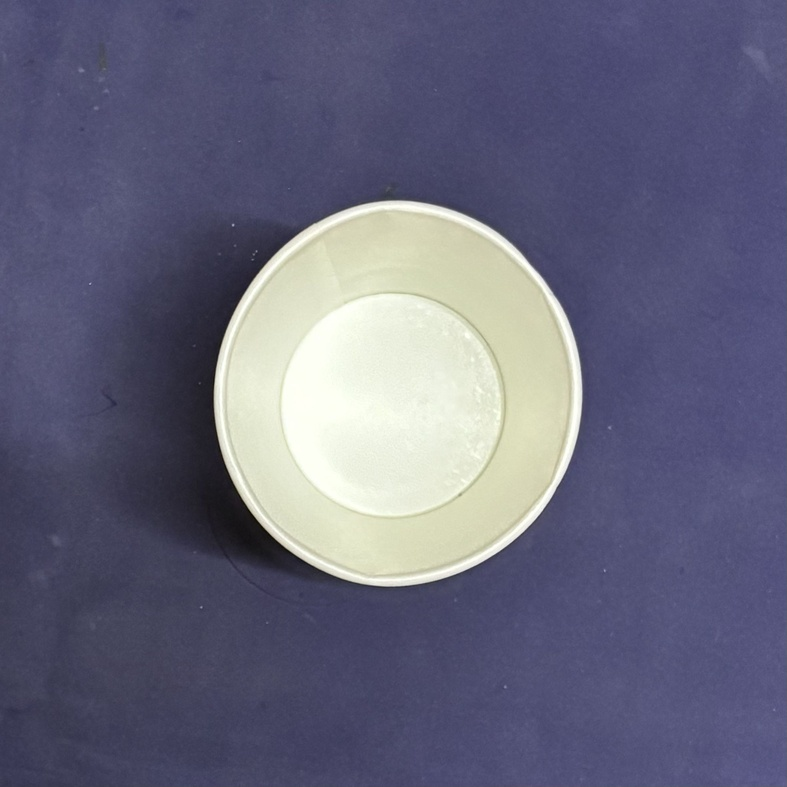
#> input picture dataset/defected/IMG_9183 Top Cup 1 (2).JPG, 787 x 787 px, shrunk from 2057 x 2057 before the run, found by its file name
$ python pipeline.py
#> lines starting #> are read from the running program, lines starting #| are printed output that depends on the picture; after the words box and inside, x2 and y2 are one past the last pixel; in counts of white or black regions, pixels touching at a corner belong together
import cv2
import numpy as np
import os
import matplotlib.pyplot as plt


def save_background_removed_dataset(input_dir, output_dir):
    os.makedirs(output_dir, exist_ok=True)

    for label_dir in ["defected", "non_defected"]:
        in_path = os.path.join(input_dir, label_dir)
        out_path = os.path.join(output_dir, label_dir)
        os.makedirs(out_path, exist_ok=True)

        for img_name in os.listdir(in_path):
            img_path = os.path.join(in_path, img_name)
            _, _, result = remove_background(img_path)

            # Save image (same filename)
            save_path = os.path.join(out_path, img_name)
            cv2.imwrite(save_path, result)

    print(f"Background-removed dataset saved at: {output_dir}")

def remove_background(img_path):
    img = cv2.imread(img_path)
#> img is the input picture: shape (787, 787, 3); mean B, G, R 124.3, 102.2, 102.1
    output = img.copy()
    gray = cv2.cvtColor(img, cv2.COLOR_BGR2GRAY)
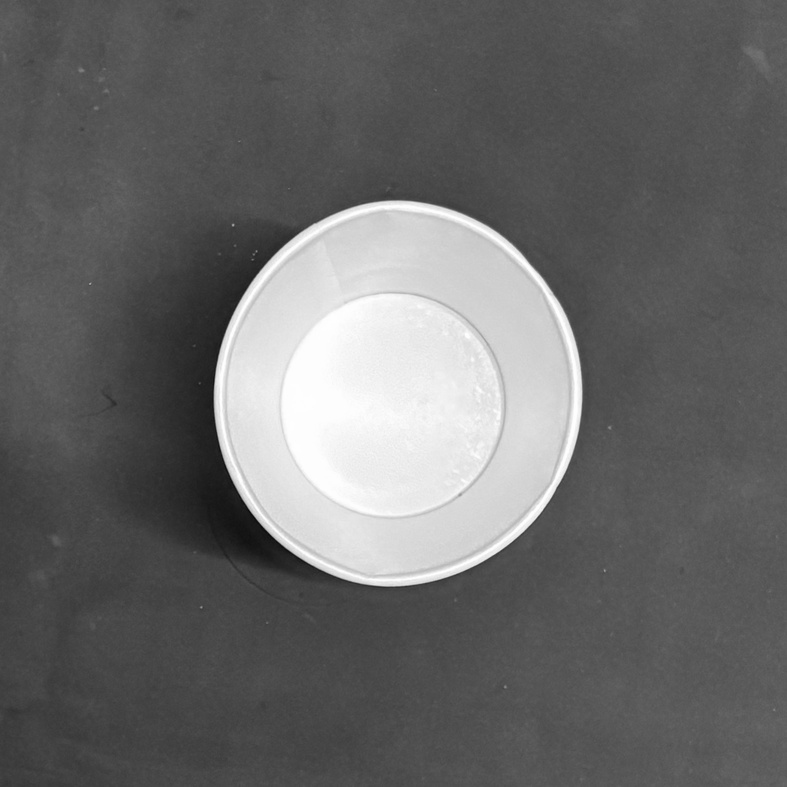
#> gray: shape (787, 787); min 8, max 255, mean 104.7

    # Threshold: keep bright areas (cup), remove dark background
    _, mask = cv2.threshold(gray, 0, 255, cv2.THRESH_BINARY + cv2.THRESH_OTSU)
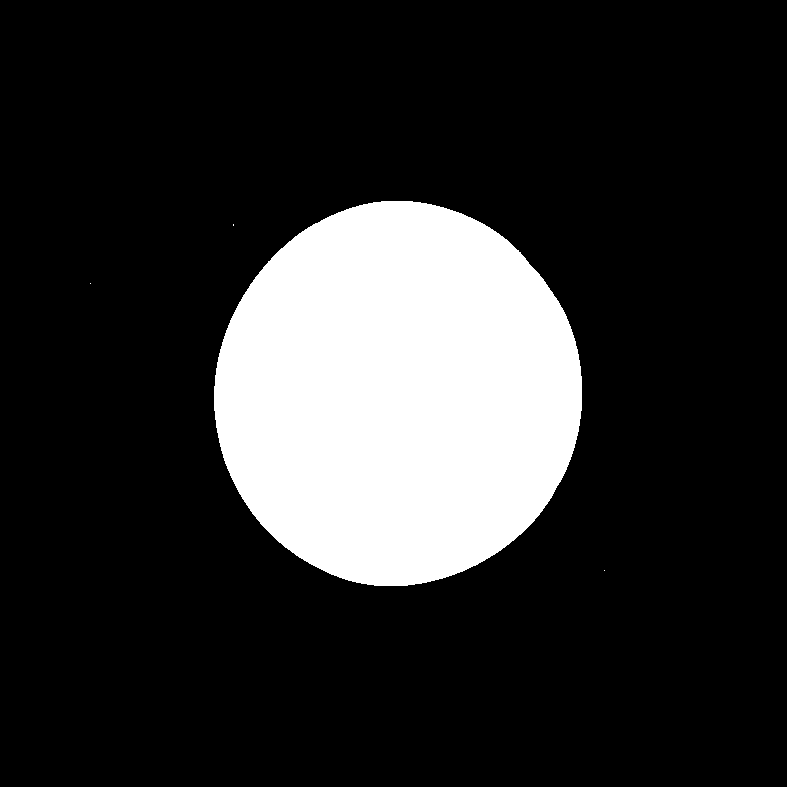
#> mask: shape (787, 787); 17.8% white; 4 white regions (3 under 20 px), largest, box (x1, y1, x2, y2) and area: (214, 201, 582, 586) 110503

    # Morphological cleanup (remove noise, smooth edges)
    kernel = np.ones((5,5), np.uint8)
    mask = cv2.morphologyEx(mask, cv2.MORPH_OPEN, kernel)
    mask = cv2.morphologyEx(mask, cv2.MORPH_CLOSE, kernel)

    # Apply mask to original image
    result = cv2.bitwise_and(output, output, mask=mask)
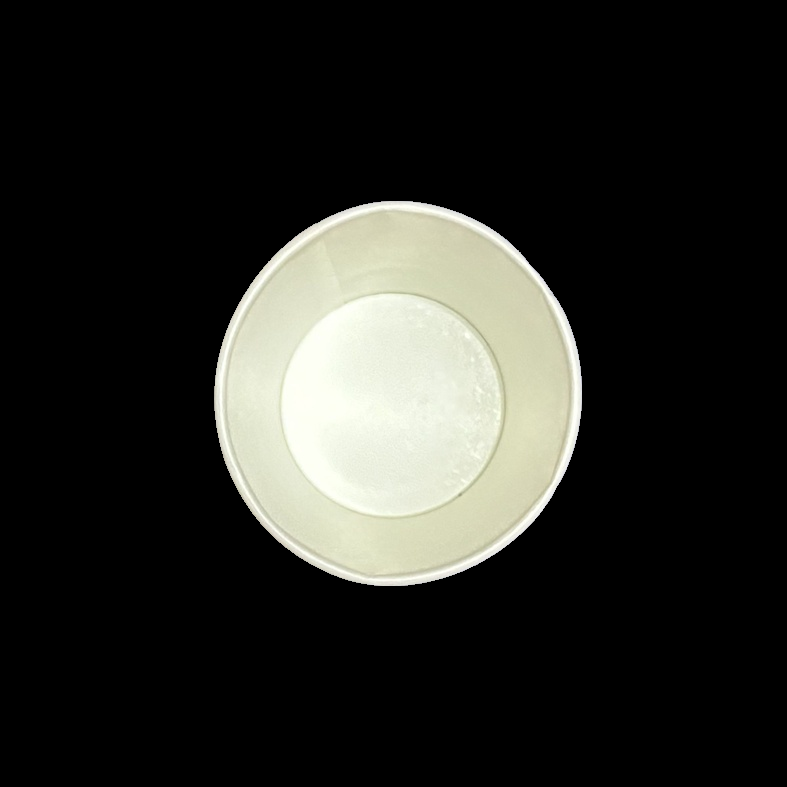
#> result: shape (787, 787, 3); mean B, G, R 36.8, 40.8, 40.5
    return img, mask, result

# Pick a sample image
sample_img = "dataset/defected/IMG_9183 Top Cup 1 (2).jpg"  # change path to one of your images

original, mask, result = remove_background(sample_img)

# Convert to RGB for matplotlib
original_rgb = cv2.cvtColor(original, cv2.COLOR_BGR2RGB)
result_rgb = cv2.cvtColor(result, cv2.COLOR_BGR2RGB)

plt.figure(figsize=(15,5))

plt.subplot(1,3,1)
plt.imshow(original_rgb)
plt.title("Original Image")
plt.axis('off')

plt.subplot(1,3,2)
plt.imshow(mask, cmap="gray")
plt.title("Mask (Cup Extracted)")
plt.axis('off')

plt.subplot(1,3,3)
plt.imshow(result_rgb)
plt.title("Background Removed")
plt.axis('off')

plt.show()
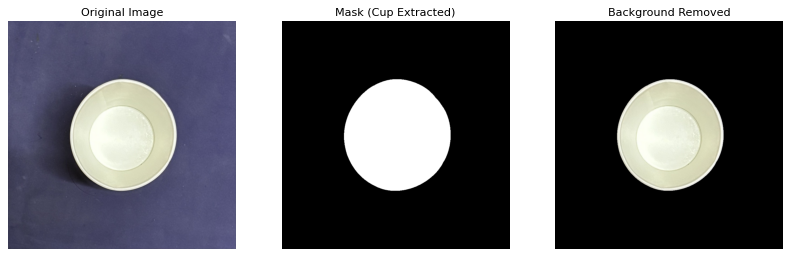
#> figure drawn by matplotlib, 3 panels


save_background_removed_dataset("dataset", "dataset_cleaned")
#> (the run stopped early here; a loop or call above may not have finished)
